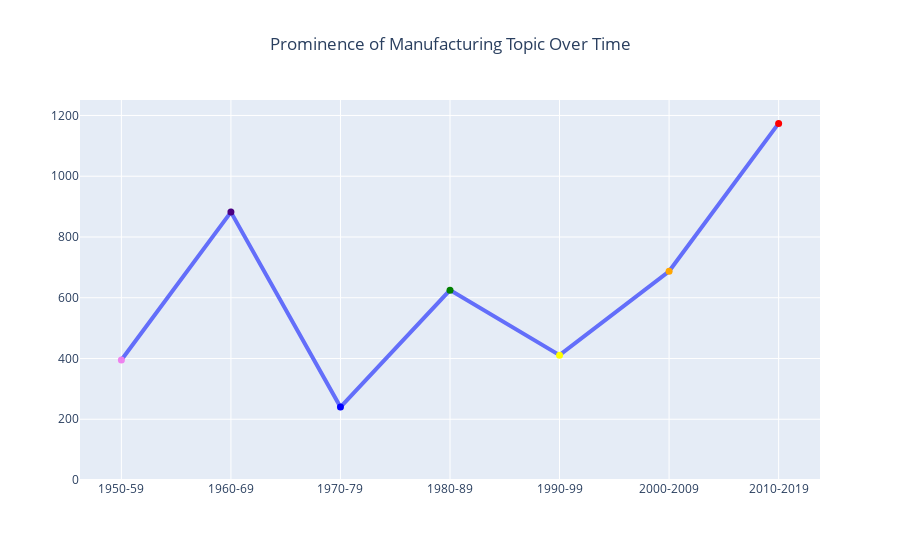

Notebook cell for this chart:
### Markdown cell above
# Method 3 (Incomplete: adding text box)

### Code cell
import plotly.graph_objects as go

fig = go.Figure()
fig.add_trace(go.Scatter(
    x=df['year'],
    y=df['value'],
    marker=dict(size=7, color=df['color'])
))

fig.update_layout(height=500, title_x=0.5, title_text='Prominence of Manufacturing Topic Over Time')
fig.update_xaxes(tickmode='linear')
fig.update_xaxes(rangemode="tozero")
fig.update_yaxes(rangemode="tozero")
fig.update_traces(line=dict(width=4))

fig.show()

### Figure 1 — Plotly figure (JSON) as saved in the notebook; plotly's stock layout.template omitted (floating-point values rounded to 4 significant figures)
{"data": [{"line": {"width": 4}, "marker": {"color": ["violet", "indigo", "blue", "green", "yellow", "orange", "red"], "size": 7}, "type": "scatter", "x": ["1950-59", "1960-69", "1970-79", "1980-89", "1990-99", "2000-2009", "2010-2019"], "y": [395, 882, 240, 625, 411, 687, 1174]}], "layout": {"autosize": true, "title": {"text": "Prominence of Manufacturing Topic Over Time", "x": 0.5}, "xaxis": {"autorange": true, "range": [-0.3689, 6.369], "rangemode": "tozero", "tickmode": "linear", "type": "category"}, "yaxis": {"autorange": true, "range": [0, 1254.0], "rangemode": "tozero", "type": "linear"}}}
